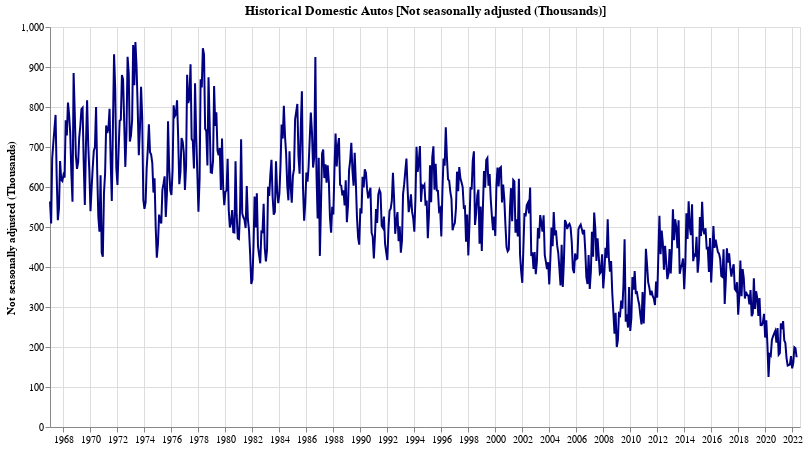

Write notebook code for a chart like this one.
### Code cell
doChart(df_domestic_autos, 'Not seasonally adjusted (Thousands)', 'Domestic Autos', 'navy')

### Figure 1 — Vega-Lite specification as saved in the notebook (floating-point values rounded to 4 significant figures; data arrays with more than 128 entries replaced by an {"elided": "..."} marker saying what was removed)
{"config": {"view": {"continuousWidth": 400, "continuousHeight": 300}}, "data": {"name": "data-b2ba7f34ba1fd1cc80c82e41ad678308"}, "mark": {"type": "line", "color": "navy"}, "background": "white", "encoding": {"x": {"axis": {"title": ""}, "field": "dt", "type": "temporal"}, "y": {"field": "Not seasonally adjusted (Thousands)", "type": "quantitative"}}, "height": 400, "title": "Historical Domestic Autos [Not seasonally adjusted (Thousands)]", "width": 750, "$schema": "https://vega.github.io/schema/vega-lite/v4.17.0.json", "datasets": {"data-b2ba7f34ba1fd1cc80c82e41ad678308": {"elided": "668 records"}}}
